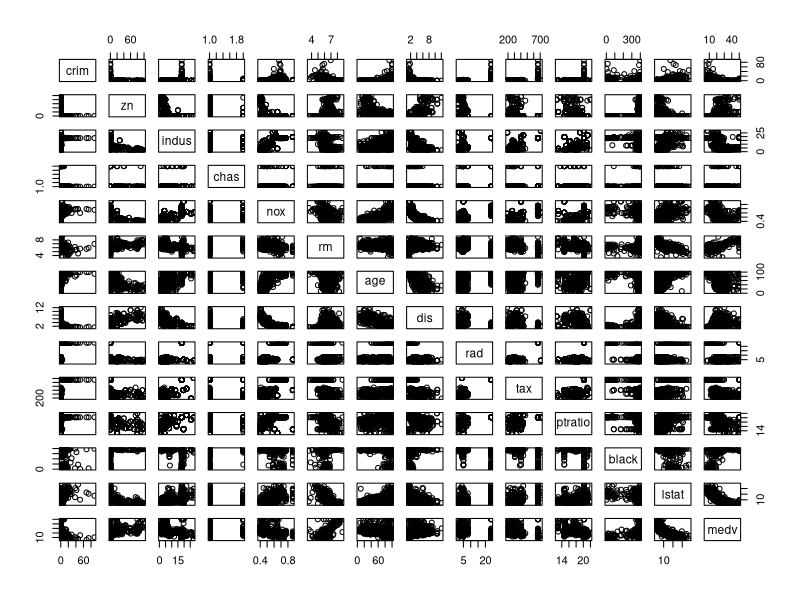
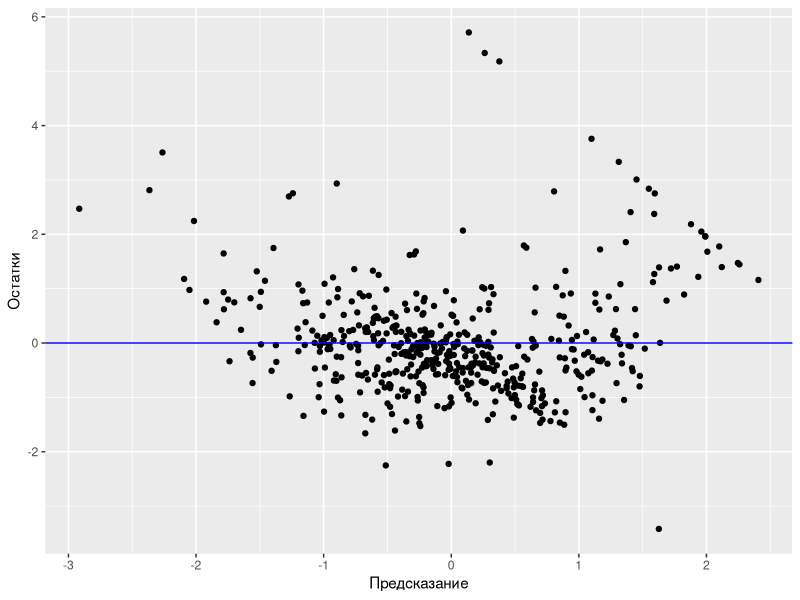
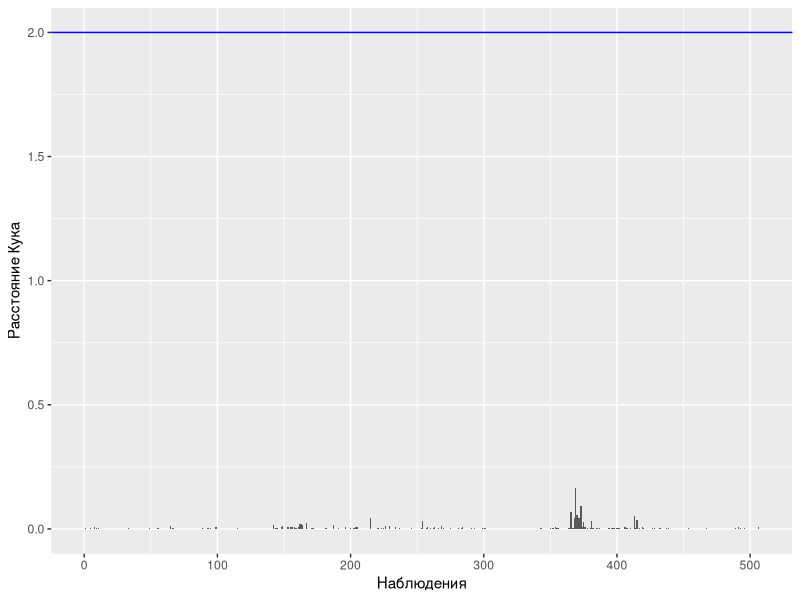
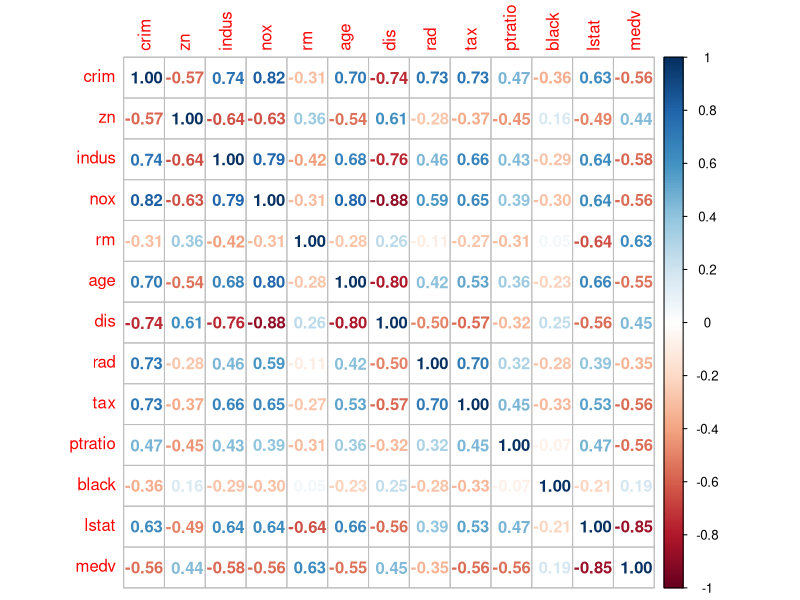
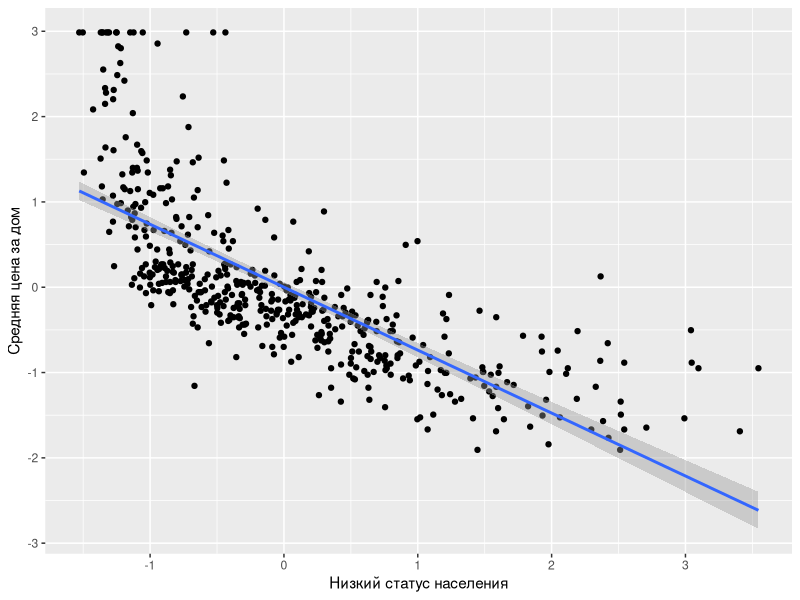
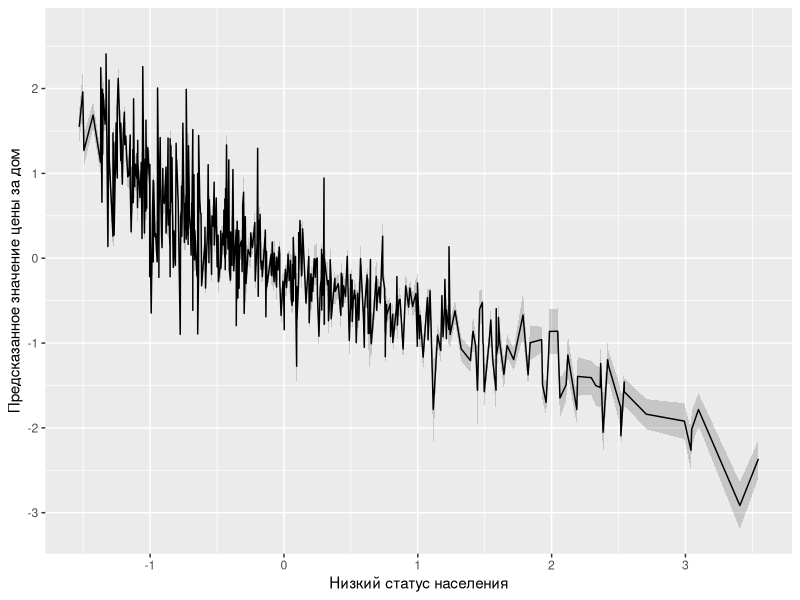
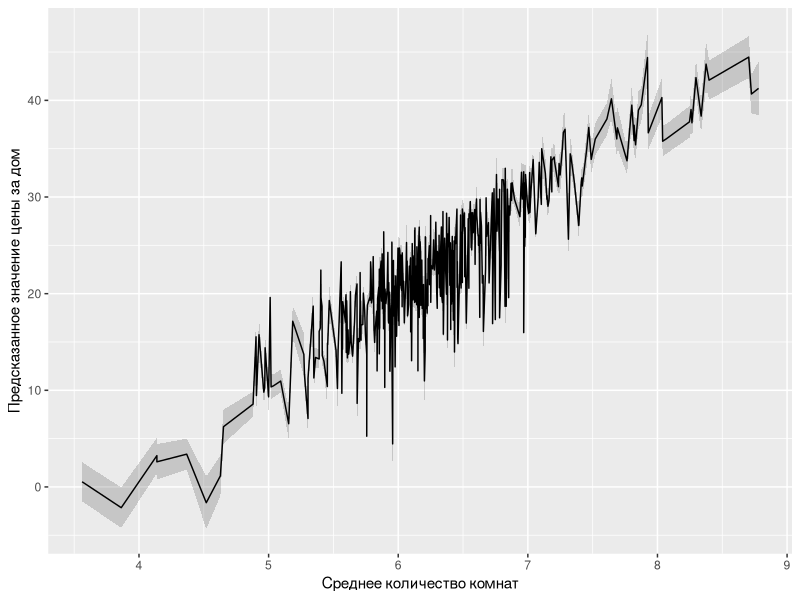
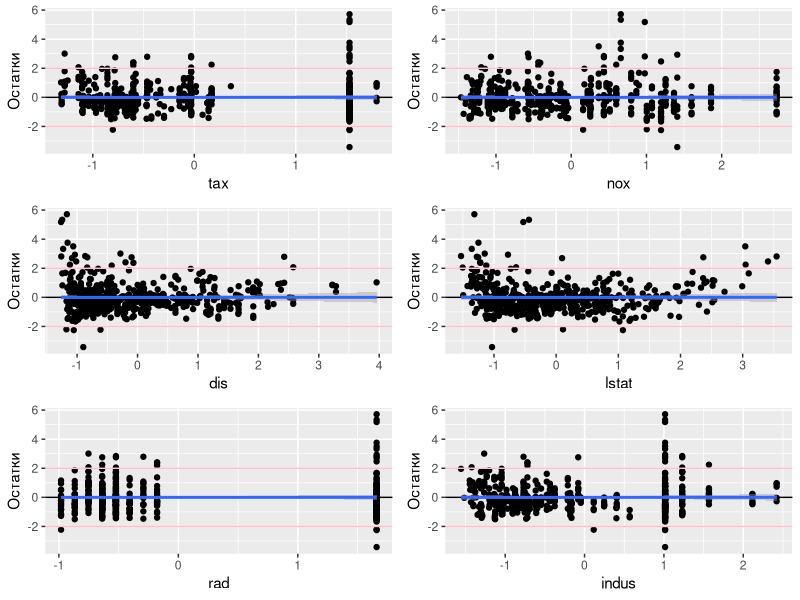

Source code (R) for these figures, in order:
## ---- chunk 1
knitr::opts_chunk$set(echo = TRUE)

if (!requireNamespace("ggplot2", quietly = TRUE))
  install.packages("ggplot2")
if (!requireNamespace("dplyr", quietly = TRUE))
  install.packages("dplyr")
if (!requireNamespace("MASS", quietly = TRUE))
  install.packages("MASS")
if (!requireNamespace("broom", quietly = TRUE))
  install.packages("broom")
if (!requireNamespace("corrplot", quietly = TRUE))
  install.packages("corrplot")
if (!requireNamespace("car", quietly = TRUE))
  install.packages("car")
if (!requireNamespace("gridExtra", quietly = TRUE))
  install.packages("gridExtra")

library(ggplot2)
library(dplyr)
library(MASS)
library(broom)
library(corrplot)
library(car)
library(gridExtra)
## ---- chunk 2
houses <- Boston
houses$chas <- factor(houses$chas)
plot(houses)
## ---- chunk 3
house_sc <- as.data.frame(sapply(houses[, names(houses) != "chas"], scale))
house_sc$chas <- houses$chas
house_model <- lm(medv ~ ., house_sc)
summary(house_model)
## ---- chunk 4
house_model_plot <- data.frame(augment(house_model), house_sc)
ggplot(data = house_model_plot, aes(.fitted, .std.resid)) + 
  geom_point() + 
  geom_hline(yintercept = 0, color = 'blue') +
  xlab('Предсказание') + 
  ylab('Oстатки')
## ---- chunk 5
ggplot(house_model_plot, aes(1:nrow(house_model_plot), .cooksd)) + 
  geom_hline(yintercept = 2, color = "blue") +
  geom_bar(stat = "identity") + 
  xlab('Наблюдения') + 
  ylab('Расстояние Кука')
## ---- chunk 6
shapiro.test(house_model_plot$.std.resid)
## ---- chunk 7
cor_matrix <- cor(houses[, names(houses) != "chas"], method = "s")
corrplot(cor_matrix, method = 'number')
## ---- chunk 8
car::vif(house_model)
## ---- chunk 9
ggplot(house_sc, aes(x = lstat, y = medv)) +
  geom_point() +
  geom_smooth(method = lm) +
  xlab('Низкий статус населения') + 
  ylab('Средняя цена за дом')
## ---- chunk 10
predictions <- predict(house_model,  interval = 'confidence')
predictions_full_data <- data.frame(house_sc, predictions)  
  
ggplot(predictions_full_data, aes(x = lstat, y = fit)) +
  geom_ribbon(alpha = 0.2, aes(ymin = lwr, ymax = upr)) +
  geom_line() + 
  xlab('Низкий статус населения') + 
  ylab('Предсказанное значение цены за дом')

## ---- chunk 11
house_model_vif <- car::vif(house_model)
house_model_vif
## ---- chunk 12
house_model_2 <- update(house_model, .~. - tax)
vif(house_model_2)
house_model_3 <- update(house_model_2, .~. - nox)
vif(house_model_3)
house_model_4 <- update(house_model_3, .~. - dis)
vif(house_model_4)
house_model_5 <- update(house_model_4, .~. - lstat)
vif(house_model_5)
house_model_6 <- update(house_model_5, .~. - rad)
vif(house_model_6)
house_model_final <- update(house_model_6, .~. - indus)
vif(house_model_final)
## ---- chunk 13
house_model_unsc <- lm(medv ~ ., houses)
house_model_2_unsc <- update(house_model_unsc, .~. - tax)
vif(house_model_2_unsc)
house_model_3_unsc <- update(house_model_2_unsc, .~. - nox)
vif(house_model_3_unsc)
house_model_4_unsc <- update(house_model_3_unsc, .~. - dis)
vif(house_model_4_unsc)
house_model_5_unsc <- update(house_model_4_unsc, .~. - lstat)
vif(house_model_5_unsc)
house_model_6_unsc <- update(house_model_5_unsc, .~. - rad)
vif(house_model_6_unsc)
house_model_final_unsc <- update(house_model_6_unsc, .~. - indus)
vif(house_model_final_unsc)
## ---- chunk 14
summary(house_model_final_unsc)
## ---- chunk 15
predictions <- predict(house_model_final_unsc,  interval = 'confidence')
predictions_full_data <- data.frame(houses, predictions)  
  
ggplot(predictions_full_data, aes(x = rm, y = fit)) +
  geom_ribbon(alpha = 0.2, aes(ymin = lwr, ymax = upr)) +
  geom_line() + 
  xlab('Среднее количество комнат') + 
  ylab('Предсказанное значение цены за дом')
## ---- chunk 16

plot_model <- ggplot(data = house_model_plot, aes(x = .fitted, y = .std.resid)) + 
  geom_point() + 
  geom_hline(yintercept = 0) +
  geom_smooth(method = "lm") +
  geom_hline(yintercept = 2, color = "pink") +
  geom_hline(yintercept = -2, color = "pink") +
  xlab('Предсказанное значение') + 
  ylab('Oстатки') 
grid.arrange(plot_model + aes(tax),
             plot_model + aes(nox),
             plot_model + aes(dis),
             plot_model + aes(lstat),
             plot_model + aes(rad),
             plot_model + aes(indus))


## ---- chunk 17

house_model_plot_unsc <- data.frame(fortify(house_model_final_unsc), houses[, c(1, 2, 4, 6, 7, 11, 12)])
ggplot(house_model_plot_unsc, aes(x = 1:nrow(house_model_plot_unsc), y = .cooksd)) + 
  geom_bar(stat = "identity") + 
  geom_hline(yintercept = 2, color = "blue") + 
  xlab('Наблюдение') + 
  ylab('Расстояние Кука')

house_model_plot <- data.frame(augment(house_model_final_unsc), houses[, c()])
ggplot(data = house_model_plot, aes(.fitted, .std.resid)) + 
  geom_point() + 
  geom_hline(yintercept = 0, color = 'blue') +
  xlab('Предсказание') + 
  ylab('Oстатки')

## ---- chunk 18
shapiro.test(house_model_plot$.std.resid)
